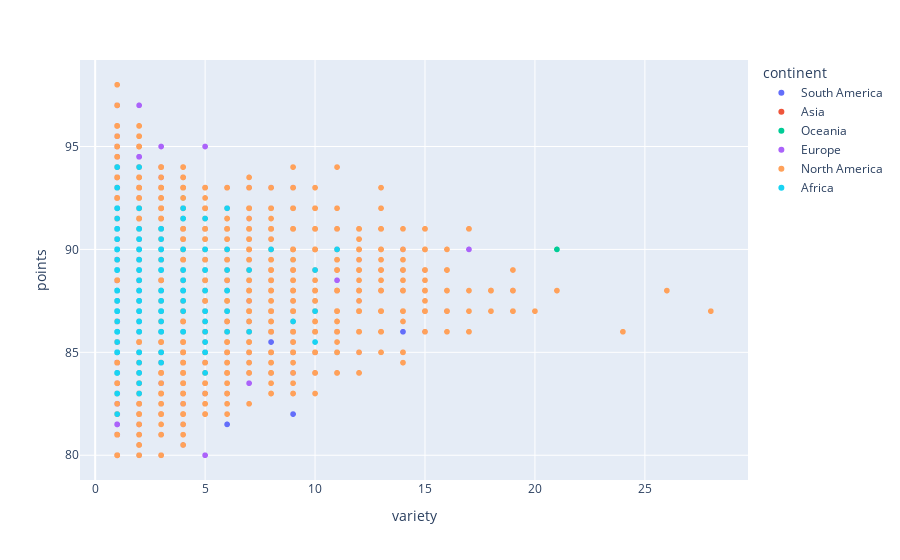

Here is the notebook cell this chart was saved with:
### Code cell
# simple scatter plot of points vs variety

fig = px.scatter(df_winery, x="variety", y="points", color="continent", hover_data=['country', 'province', 'winery'])

fig.show()

### Figure 1 — Plotly figure (JSON) as saved in the notebook; plotly's stock layout.template omitted (floating-point values rounded to 4 significant figures; data arrays with more than 128 entries replaced by an {"elided": "..."} marker saying what was removed)
{"data": [{"customdata": {"elided": "1392x3 str values"}, "hovertemplate": "continent=South America<br>variety=%{x}<br>points=%{y}<br>country=%{customdata[0]}<br>province=%{customdata[1]}<br>winery=%{customdata[2]}<extra></extra>", "legendgroup": "South America", "marker": {"color": "#636efa", "symbol": "circle"}, "mode": "markers", "name": "South America", "showlegend": true, "type": "scattergl", "x": {"elided": "1392 int values"}, "xaxis": "x", "y": {"elided": "1392 float values"}, "yaxis": "y"}, {"customdata": {"elided": "98x3 str values"}, "hovertemplate": "continent=Asia<br>variety=%{x}<br>points=%{y}<br>country=%{customdata[0]}<br>province=%{customdata[1]}<br>winery=%{customdata[2]}<extra></extra>", "legendgroup": "Asia", "marker": {"color": "#EF553B", "symbol": "circle"}, "mode": "markers", "name": "Asia", "showlegend": true, "type": "scattergl", "x": [2, 1, 3, 2, 1, 3, 2, 2, 3, 2, 4, 2, 2, 7, 9, 11, 4, 1, 3, 6, 2, 15, 3, 1, 2, 6, 7, 19, 3, 7, 1, 5, 1, 2, 1, 1, 1, 1, 1, 2, 3, 2, 1, 2, 1, 2, 3, 1, 4, 1, 1, 5, 3, 4, 2, 2, 1, 3, 3, 6, 1, 7, 2, 3, 6, 1, 1, 6, 1, 3, 1, 1, 2, 1, 2, 1, 1, 5, 1, 1, 1, 2, 1, 2, 4, 5, 2, 1, 4, 1, 1, 1, 2, 1, 1, 4, 1, 4], "xaxis": "x", "y": [87.5, 89, 90, 86.5, 88, 89, 87.5, 88, 85.5, 89, 86.5, 89, 88.5, 88, 89, 90, 90, 85, 89, 86, 85.5, 89, 88, 88, 85.5, 90, 87.5, 88, 89, 89, 90, 90, 88, 91, 91, 90, 89, 85, 91, 87, 88, 90, 91, 90, 91, 89, 89, 84, 89, 87, 84, 89, 90, 88, 87, 92, 88, 88, 90, 87, 91, 90, 86.5, 90, 87, 89, 90, 90, 86.5, 84, 86, 81, 89, 93, 91.5, 87, 90, 86, 90, 89, 92, 85, 91, 82, 85, 89, 91.5, 89, 91, 87, 90, 91, 87, 82, 82, 88.5, 88, 90], "yaxis": "y"}, {"customdata": {"elided": "899x3 str values"}, "hovertemplate": "continent=Oceania<br>variety=%{x}<br>points=%{y}<br>country=%{customdata[0]}<br>province=%{customdata[1]}<br>winery=%{customdata[2]}<extra></extra>", "legendgroup": "Oceania", "marker": {"color": "#00cc96", "symbol": "circle"}, "mode": "markers", "name": "Oceania", "showlegend": true, "type": "scattergl", "x": {"elided": "899 int values"}, "xaxis": "x", "y": {"elided": "899 float values"}, "yaxis": "y"}, {"customdata": {"elided": "10644x3 str values"}, "hovertemplate": "continent=Europe<br>variety=%{x}<br>points=%{y}<br>country=%{customdata[0]}<br>province=%{customdata[1]}<br>winery=%{customdata[2]}<extra></extra>", "legendgroup": "Europe", "marker": {"color": "#ab63fa", "symbol": "circle"}, "mode": "markers", "name": "Europe", "showlegend": true, "type": "scattergl", "x": {"elided": "10644 int values"}, "xaxis": "x", "y": {"elided": "10644 float values"}, "yaxis": "y"}, {"customdata": {"elided": "5570x3 str values"}, "hovertemplate": "continent=North America<br>variety=%{x}<br>points=%{y}<br>country=%{customdata[0]}<br>province=%{customdata[1]}<br>winery=%{customdata[2]}<extra></extra>", "legendgroup": "North America", "marker": {"color": "#FFA15A", "symbol": "circle"}, "mode": "markers", "name": "North America", "showlegend": true, "type": "scattergl", "x": {"elided": "5570 int values"}, "xaxis": "x", "y": {"elided": "5570 float values"}, "yaxis": "y"}, {"customdata": {"elided": "425x3 str values"}, "hovertemplate": "continent=Africa<br>variety=%{x}<br>points=%{y}<br>country=%{customdata[0]}<br>province=%{customdata[1]}<br>winery=%{customdata[2]}<extra></extra>", "legendgroup": "Africa", "marker": {"color": "#19d3f3", "symbol": "circle"}, "mode": "markers", "name": "Africa", "showlegend": true, "type": "scattergl", "x": {"elided": "425 int values"}, "xaxis": "x", "y": {"elided": "425 float values"}, "yaxis": "y"}], "layout": {"legend": {"title": {"text": "continent"}, "tracegroupgap": 0}, "margin": {"t": 60}, "xaxis": {"anchor": "y", "domain": [0, 1], "title": {"text": "variety"}}, "yaxis": {"anchor": "x", "domain": [0, 1], "title": {"text": "points"}}}}
